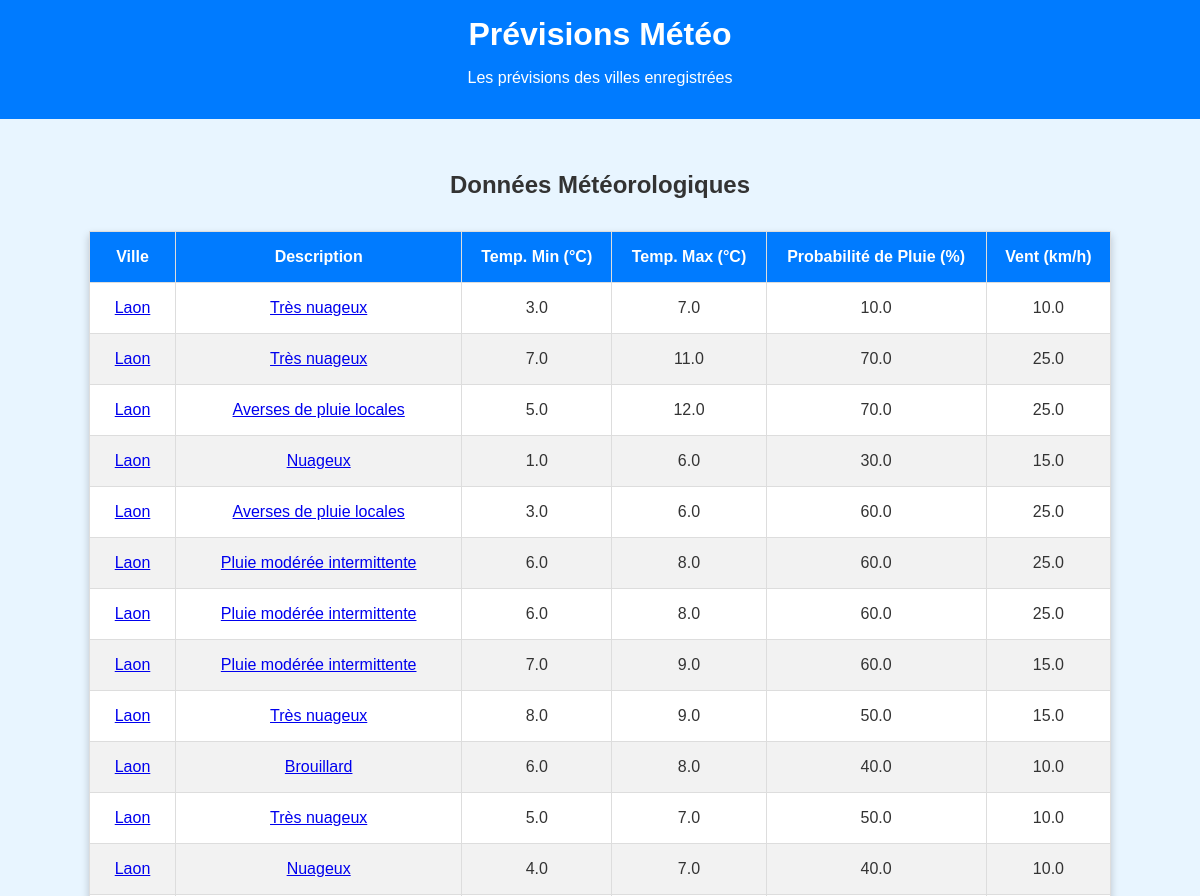
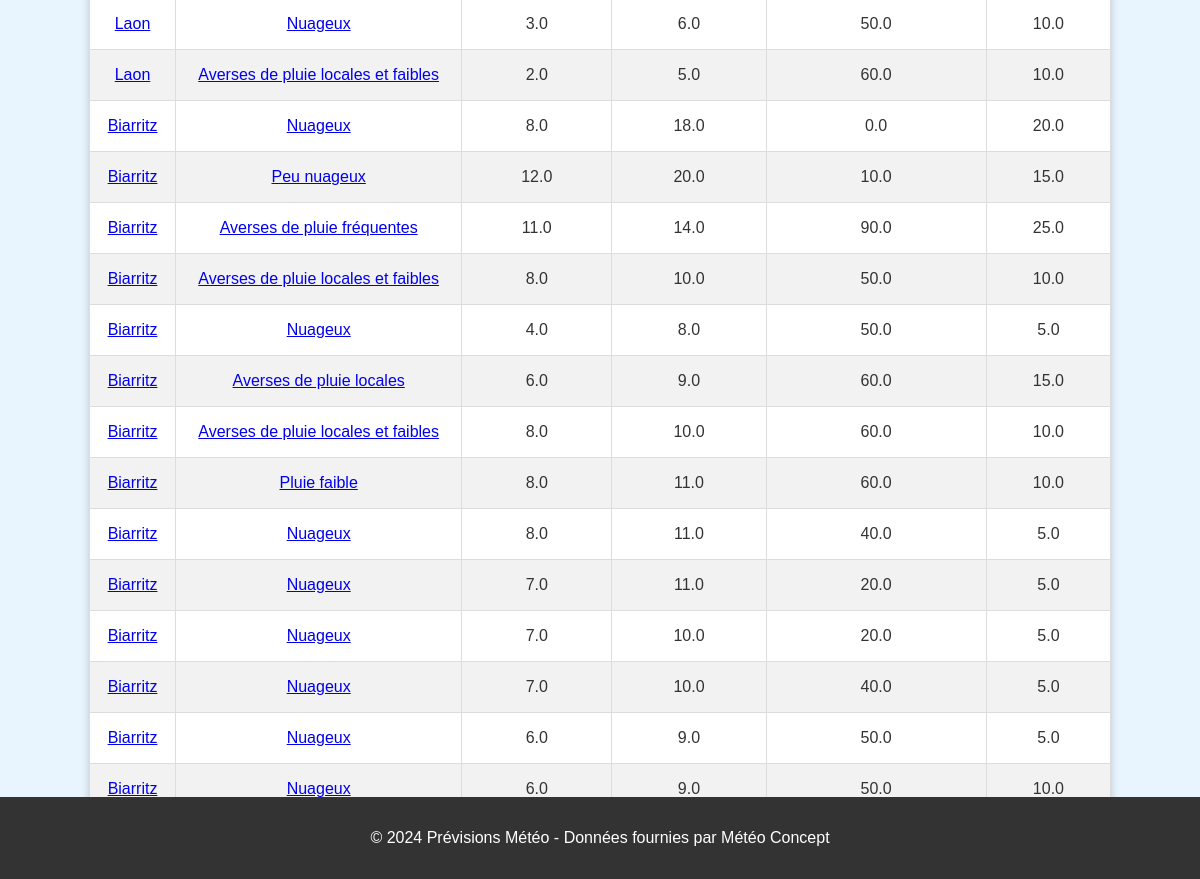
The page / on the database its author committed (2 pictures, top to bottom).
### tables this page shows
CREATE TABLE meteo (
    id INTEGER PRIMARY KEY AUTOINCREMENT,
    name TEXT,
    weather INTEGER,
    tmin REAL,
    tmax REAL,
    probarain REAL,
    wind10m REAL
);

CREATE TABLE codes (
    code INTEGER PRIMARY KEY,
    description TEXT
);

### app.py (the view)
@app.route("/", methods=["GET"])
def index():
    meteo_data = get_meteo_data()  # Récupérer les données météo
    return render_template("index.html", meteo_data=meteo_data)

### app.py (called while the page is built)
def get_meteo_data():
    conn = sqlite3.connect("meteo.db")
    cursor = conn.cursor()
    query = """
        SELECT meteo.name, codes.description, meteo.weather, meteo.tmin, meteo.tmax,
               meteo.probarain, meteo.wind10m
        FROM meteo
        JOIN codes ON meteo.weather = codes.code
    """
    cursor.execute(query)
    data = cursor.fetchall()
    conn.close()
    return data

### templates/index.html (shortened to what this page needs)
<!DOCTYPE html>
<html lang="fr">
<head>
</head>
<body>
    <header>
        <h1>Prévisions Météo</h1>
        <p>Les prévisions des villes enregistrées</p>
    </header>
    <main>
        <h2 style="text-align: center;">Données Météorologiques</h2>
        <table>
            <thead>
                <tr>
                    <th>Ville</th>
                    <th>Description</th>
                    <th>Temp. Min (°C)</th>
                    <th>Temp. Max (°C)</th>
                    <th>Probabilité de Pluie (%)</th>
                    <th>Vent (km/h)</th>
                </tr>
            </thead>
            <tbody>
                {% for ville, description, weather, tmin, tmax, probarain, wind10m in meteo_data %}
                <tr>
                    <td><a href="{{ url_for('ville_details', ville=ville) }}">{{ ville }}</a></td>
                    <td><a href="{{ url_for('code_meteo_details', code=weather) }}">{{ description }}</a></td>
                    <td>{{ tmin }}</td>
                    <td>{{ tmax }}</td>
                    <td>{{ probarain }}</td>
                    <td>{{ wind10m }}</td>
                </tr>
                {% endfor %}
            </tbody>
        </table>
    </main>
    <footer>
        <p>© 2024 Prévisions Météo - Données fournies par Météo Concept</p>
    </footer>
</body>
</html>

### templates/index.html (style rules this page uses)
body { font-family: Arial, sans-serif; margin: 0; padding: 0; background-color: #e8f5ff; color: #333; }
header { background-color: #007BFF; color: white; text-align: center; padding: 1rem 0; }
h1 { margin: 0; font-size: 2rem; }
main { padding: 2rem; }
table { width: 90%; margin: 2rem auto; border-collapse: collapse; box-shadow: 0px 4px 8px rgba(0, 0, 0, 0.2); background-color: #fff; }
th, td { padding: 1rem; text-align: center; border: 1px solid #ddd; }
th { background-color: #007BFF; color: white; }
tr:nth-child(even) { background-color: #f2f2f2; }
footer { background-color: #333; color: white; text-align: center; padding: 1rem 0; position: fixed; bottom: 0; width: 100%; }

### rows shown on the page
meteo: name "Laon", description "Très nuageux", tmin "3.0", tmax "7.0", probarain "10.0", wind10m "10.0"
meteo: name "Laon", description "Très nuageux", tmin "7.0", tmax "11.0", probarain "70.0", wind10m "25.0"
meteo: name "Laon", description "Averses de pluie locales", tmin "5.0", tmax "12.0", probarain "70.0", wind10m "25.0"
meteo: name "Laon", description "Nuageux", tmin "1.0", tmax "6.0", probarain "30.0", wind10m "15.0"
meteo: name "Laon", description "Averses de pluie locales", tmin "3.0", tmax "6.0", probarain "60.0", wind10m "25.0"
meteo: name "Laon", description "Pluie modérée intermittente", tmin "6.0", tmax "8.0", probarain "60.0", wind10m "25.0"
meteo: name "Laon", description "Pluie modérée intermittente", tmin "6.0", tmax "8.0", probarain "60.0", wind10m "25.0"
meteo: name "Laon", description "Pluie modérée intermittente", tmin "7.0", tmax "9.0", probarain "60.0", wind10m "15.0"
meteo: name "Laon", description "Très nuageux", tmin "8.0", tmax "9.0", probarain "50.0", wind10m "15.0"
meteo: name "Laon", description "Brouillard", tmin "6.0", tmax "8.0", probarain "40.0", wind10m "10.0"
meteo: name "Laon", description "Très nuageux", tmin "5.0", tmax "7.0", probarain "50.0", wind10m "10.0"
meteo: name "Laon", description "Nuageux", tmin "4.0", tmax "7.0", probarain "40.0", wind10m "10.0"
meteo: name "Laon", description "Nuageux", tmin "3.0", tmax "6.0", probarain "50.0", wind10m "10.0"
meteo: name "Laon", description "Averses de pluie locales et faibles", tmin "2.0", tmax "5.0", probarain "60.0", wind10m "10.0"
meteo: name "Biarritz", description "Nuageux", tmin "8.0", tmax "18.0", probarain "0.0", wind10m "20.0"
meteo: name "Biarritz", description "Peu nuageux", tmin "12.0", tmax "20.0", probarain "10.0", wind10m "15.0"
meteo: name "Biarritz", description "Averses de pluie fréquentes", tmin "11.0", tmax "14.0", probarain "90.0", wind10m "25.0"
meteo: name "Biarritz", description "Averses de pluie locales et faibles", tmin "8.0", tmax "10.0", probarain "50.0", wind10m "10.0"
meteo: name "Biarritz", description "Nuageux", tmin "4.0", tmax "8.0", probarain "50.0", wind10m "5.0"
meteo: name "Biarritz", description "Averses de pluie locales", tmin "6.0", tmax "9.0", probarain "60.0", wind10m "15.0"
meteo: name "Biarritz", description "Averses de pluie locales et faibles", tmin "8.0", tmax "10.0", probarain "60.0", wind10m "10.0"
meteo: name "Biarritz", description "Pluie faible", tmin "8.0", tmax "11.0", probarain "60.0", wind10m "10.0"
meteo: name "Biarritz", description "Nuageux", tmin "8.0", tmax "11.0", probarain "40.0", wind10m "5.0"
meteo: name "Biarritz", description "Nuageux", tmin "7.0", tmax "11.0", probarain "20.0", wind10m "5.0"
meteo: name "Biarritz", description "Nuageux", tmin "7.0", tmax "10.0", probarain "20.0", wind10m "5.0"
meteo: name "Biarritz", description "Nuageux", tmin "7.0", tmax "10.0", probarain "40.0", wind10m "5.0"
meteo: name "Biarritz", description "Nuageux", tmin "6.0", tmax "9.0", probarain "50.0", wind10m "5.0"
meteo: name "Biarritz", description "Nuageux", tmin "6.0", tmax "9.0", probarain "50.0", wind10m "10.0"
